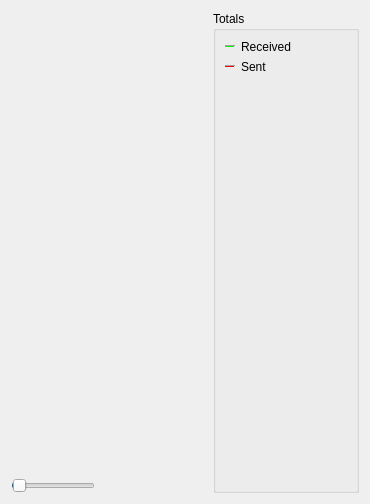
     <widget class="QWidget" name="tab_nettraffic">
      <attribute name="title">
       <string>&amp;Network Traffic</string>
      </attribute>
      <layout class="QHBoxLayout" name="horizontalLayout_3">
       <item>
        <layout class="QVBoxLayout" name="verticalLayout_4">
         <item>
          <widget class="TrafficGraphWidget" name="trafficGraph" native="true">
           <property name="sizePolicy">
            <sizepolicy hsizetype="Expanding" vsizetype="Expanding">
             <horstretch>0</horstretch>
             <verstretch>0</verstretch>
            </sizepolicy>
           </property>
          </widget>
         </item>
         <item>
          <layout class="QHBoxLayout" name="horizontalLayout_2">
           <item>
            <widget class="QSlider" name="sldGraphRange">
             <property name="minimum">
              <number>1</number>
             </property>
             <property name="maximum">
              <number>288</number>
             </property>
             <property name="pageStep">
              <number>12</number>
             </property>
             <property name="value">
              <number>6</number>
             </property>
             <property name="orientation">
              <enum>Qt::Horizontal</enum>
             </property>
            </widget>
           </item>
           <item>
            <widget class="QLabel" name="lblGraphRange">
             <property name="minimumSize">
              <size>
               <width>100</width>
               <height>0</height>
              </size>
             </property>
             <property name="alignment">
              <set>Qt::AlignCenter</set>
             </property>
            </widget>
           </item>
           <item>
            <widget class="QtMaterialFlatButton" name="btnClearTrafficGraph" native="true">
             <property name="text" stdset="0">
              <string>Clear</string>
             </property>
             <property name="autoDefault" stdset="0">
              <bool>false</bool>
             </property>
            </widget>
           </item>
          </layout>
         </item>
        </layout>
       </item>
       <item>
        <layout class="QVBoxLayout" name="verticalLayout">
         <item>
          <widget class="QGroupBox" name="groupBox">
           <property name="title">
            <string>Totals</string>
           </property>
           <layout class="QVBoxLayout" name="verticalLayout_5">
            <item>
             <layout class="QHBoxLayout" name="horizontalLayout_4">
              <item>
               <widget class="Line" name="line">
                <property name="sizePolicy">
                 <sizepolicy hsizetype="Fixed" vsizetype="Fixed">
                  <horstretch>0</horstretch>
                  <verstretch>0</verstretch>
                 </sizepolicy>
                </property>
                <property name="minimumSize">
                 <size>
                  <width>10</width>
                  <height>0</height>
                 </size>
                </property>
                <property name="palette">
                 <palette>
                  <active>
                   <colorrole role="Light">
                    <brush brushstyle="SolidPattern">
                     <color alpha="255">
                      <red>0</red>
                      <green>255</green>
                      <blue>0</blue>
                     </color>
                    </brush>
                   </colorrole>
                  </active>
                  <inactive>
                   <colorrole role="Light">
                    <brush brushstyle="SolidPattern">
                     <color alpha="255">
                      <red>0</red>
                      <green>255</green>
                      <blue>0</blue>
                     </color>
                    </brush>
                   </colorrole>
                  </inactive>
                  <disabled>
                   <colorrole role="Light">
                    <brush brushstyle="SolidPattern">
                     <color alpha="255">
                      <red>0</red>
                      <green>255</green>
                      <blue>0</blue>
                     </color>
                    </brush>
                   </colorrole>
                  </disabled>
                 </palette>
                </property>
                <property name="orientation">
                 <enum>Qt::Horizontal</enum>
                </property>
               </widget>
              </item>
              <item>
               <widget class="QLabel" name="label_16">
                <property name="text">
                 <string>Received</string>
                </property>
               </widget>
              </item>
              <item>
               <widget class="QLabel" name="lblBytesIn">
                <property name="minimumSize">
                 <size>
                  <width>50</width>
                  <height>0</height>
                 </size>
                </property>
                <property name="alignment">
                 <set>Qt::AlignRight|Qt::AlignTrailing|Qt::AlignVCenter</set>
                </property>
               </widget>
              </item>
             </layout>
            </item>
            <item>
             <layout class="QHBoxLayout" name="horizontalLayout_5">
              <item>
               <widget class="Line" name="line_2">
                <property name="sizePolicy">
                 <sizepolicy hsizetype="Fixed" vsizetype="Fixed">
                  <horstretch>0</horstretch>
                  <verstretch>0</verstretch>
                 </sizepolicy>
                </property>
                <property name="minimumSize">
                 <size>
                  <width>10</width>
                  <height>0</height>
                 </size>
                </property>
                <property name="palette">
                 <palette>
                  <active>
                   <colorrole role="Light">
                    <brush brushstyle="SolidPattern">
                     <color alpha="255">
                      <red>255</red>
                      <green>0</green>
                      <blue>0</blue>
                     </color>
                    </brush>
                   </colorrole>
                  </active>
                  <inactive>
                   <colorrole role="Light">
                    <brush brushstyle="SolidPattern">
                     <color alpha="255">
                      <red>255</red>
                      <green>0</green>
                      <blue>0</blue>
                     </color>
                    </brush>
                   </colorrole>
                  </inactive>
                  <disabled>
                   <colorrole role="Light">
                    <brush brushstyle="SolidPattern">
                     <color alpha="255">
                      <red>255</red>
                      <green>0</green>
                      <blue>0</blue>
                     </color>
                    </brush>
                   </colorrole>
                  </disabled>
                 </palette>
                </property>
                <property name="orientation">
                 <enum>Qt::Horizontal</enum>
                </property>
               </widget>
              </item>
              <item>
               <widget class="QLabel" name="label_17">
                <property name="text">
                 <string>Sent</string>
                </property>
               </widget>
              </item>
              <item>
               <widget class="QLabel" name="lblBytesOut">
                <property name="minimumSize">
                 <size>
                  <width>50</width>
                  <height>0</height>
                 </size>
                </property>
                <property name="alignment">
                 <set>Qt::AlignRight|Qt::AlignTrailing|Qt::AlignVCenter</set>
                </property>
               </widget>
              </item>
             </layout>
            </item>
            <item>
             <spacer name="verticalSpacer_4">
              <property name="orientation">
               <enum>Qt::Vertical</enum>
              </property>
              <property name="sizeHint" stdset="0">
               <size>
                <width>20</width>
                <height>407</height>
               </size>
              </property>
             </spacer>
            </item>
           </layout>
          </widget>
         </item>
        </layout>
       </item>
      </layout>
     </widget>
